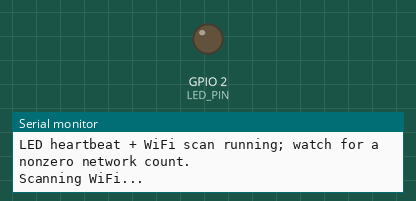
A sketch run on a simulated ESP32. Parts: output pins drawn as LEDs (lit = HIGH), the last lines printed to the serial monitor. A WiFi scan finds three made-up networks.

Above: at 1.5 s.
At 16.5 s:
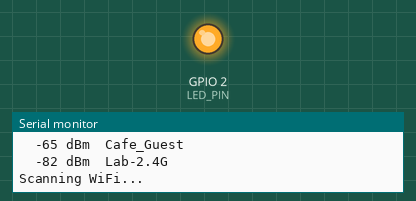
Timing chart, 0 to 39.5 s (numbered marks = the images above):
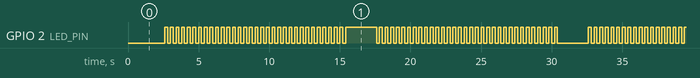

Measured:
- by itself, GPIO 2 (LED_PIN): repeats every 30.0 s: HIGH 2.2 s, 32 × (LOW 0.20 s, HIGH 0.20 s), LOW 2.2 s, 32 × (HIGH 0.20 s, LOW 0.20 s)
- by itself, everything shown: repeats every 30.0 s, in 130 steps

The sketch:

arrival-test.ino
```cpp
// Arrival-day board verification. Target-aware: works on the original AITRIP
// ESP-WROOM-32 DevKits and on the Hosyond ESP32-S3 N16R8 boards.
//
// Proves per board: USB/serial enumeration, flashability, GPIO (onboard LED),
// WiFi radio, and — on the S3 — that the flash and PSRAM are actually the
// parts the listing claimed. Serial monitor at 115200 baud.
//
// WHY THE S3 NEEDS MORE THAN A BLINK: these boards were chosen specifically
// because the listing claimed a genuine Espressif ESP32-S3-WROOM-1 N16R8
// module rather than a clone. 16 MB flash and 8 MB octal PSRAM is exactly the
// claim a relabelled module fails, and it fails silently — everything still
// blinks. So the test asserts the memory sizes and prints PASS/FAIL.
//
// Build (S3, UART Type-C port — NOT the native-USB one, which costs GPIO 19/20):
//   arduino-cli compile --fqbn esp32:esp32:esp32s3:PSRAM=opi,FlashSize=16M firmware/arrival-test
// Build (original WROOM-32):
//   arduino-cli compile --fqbn esp32:esp32:esp32 firmware/arrival-test
//
// IF PSRAM REPORTS 0 ON AN S3: suspect the build flags before suspecting the
// board. Octal PSRAM needs PSRAM=opi in the FQBN; without it a perfectly good
// N16R8 reports no PSRAM. Re-flash with the flag before starting a return.

#include <WiFi.h>

#if CONFIG_IDF_TARGET_ESP32S3
const char* kBoardName = "ESP32-S3 (expect N16R8: 16 MB flash, 8 MB PSRAM)";
const uint32_t kExpectFlashKB = 16 * 1024;
const uint32_t kExpectPsramMB = 8;
#else
const char* kBoardName = "ESP32-WROOM-32";
const uint32_t kExpectFlashKB = 0;   // 0 = don't assert
const uint32_t kExpectPsramMB = 0;
#endif

// The S3 dev boards carry an addressable RGB LED, not a plain one on GPIO 2.
// A digitalWrite heartbeat there would appear to "fail" on a good board.
#ifndef RGB_BUILTIN
const int LED_PIN = 2;
#endif

unsigned long lastScan = 0;
bool ledState = false;

static void heartbeat(bool on) {
#ifdef RGB_BUILTIN
  rgbLedWrite(RGB_BUILTIN, 0, on ? 12 : 0, on ? 6 : 0);   // dim; full brightness is blinding
#else
  digitalWrite(LED_PIN, on);
#endif
}

void setup() {
#ifndef RGB_BUILTIN
  pinMode(LED_PIN, OUTPUT);
#endif
  Serial.begin(115200);
  delay(500);

  Serial.println();
  Serial.println("=== PowerUnit arrival test ===");
  Serial.printf("Expecting: %s\n", kBoardName);
  Serial.printf("Chip: %s rev %d, %d cores, %d MHz\n",
                ESP.getChipModel(), ESP.getChipRevision(),
                ESP.getChipCores(), ESP.getCpuFreqMHz());

  uint32_t flashKB = ESP.getFlashChipSize() / 1024;
  Serial.printf("Flash: %u KB\n", flashKB);

  size_t psram = ESP.getPsramSize();
  Serial.printf("PSRAM: %u bytes (%.1f MB)%s\n", (unsigned)psram, psram / 1048576.0,
                psram ? "" : "  <-- if this is an S3, check PSRAM=opi in the FQBN first");

  // Factory MAC from eFuse — unique per board, readable without the WiFi driver.
  // RECORD THIS: it is how the three boards are told apart for the rest of the
  // project (vehicle / bench / spare).
  uint64_t mac = ESP.getEfuseMac();
  Serial.printf("MAC:   %02X:%02X:%02X:%02X:%02X:%02X\n",
                (uint8_t)(mac), (uint8_t)(mac >> 8), (uint8_t)(mac >> 16),
                (uint8_t)(mac >> 24), (uint8_t)(mac >> 32), (uint8_t)(mac >> 40));

  WiFi.mode(WIFI_STA);
  WiFi.disconnect();

  // --- verdict -------------------------------------------------------------
  bool ok = true;
  if (mac == 0) { Serial.println("FAIL: eFuse MAC reads zero"); ok = false; }
  if (kExpectFlashKB && flashKB < kExpectFlashKB) {
    Serial.printf("FAIL: flash is %u KB, expected %u KB\n", flashKB, kExpectFlashKB);
    ok = false;
  }
  if (kExpectPsramMB && psram < (size_t)kExpectPsramMB * 1048576UL) {
    Serial.printf("FAIL: PSRAM is %.1f MB, expected %u MB\n",
                  psram / 1048576.0, kExpectPsramMB);
    ok = false;
  }
  Serial.printf("MEMORY CHECK: %s\n", ok ? "PASS" : "FAIL");
  Serial.println("LED heartbeat + WiFi scan running; watch for a nonzero network count.");
}

void loop() {
  // Heartbeat: 200 ms on / 200 ms off. Only write on change — the RGB path is
  // a bit-banged protocol, not a pin write, so hammering it every loop is waste.
  bool want = (millis() / 200) % 2;
  if (want != ledState) { ledState = want; heartbeat(ledState); }

  if (millis() - lastScan > 15000 || lastScan == 0) {
    lastScan = millis();
    Serial.println("Scanning WiFi...");
    int n = WiFi.scanNetworks();
    Serial.printf("Networks found: %d  -> RADIO %s\n", n, n >= 0 ? "PASS" : "FAIL");
    for (int i = 0; i < n && i < 5; i++) {
      Serial.printf("  %2d dBm  %s\n", WiFi.RSSI(i), WiFi.SSID(i).c_str());
    }
    WiFi.scanDelete();
  }
}
```
